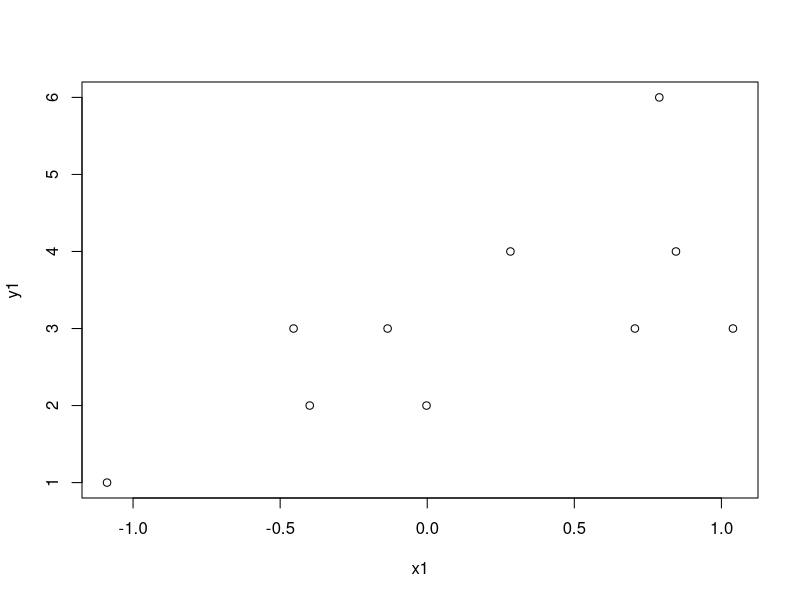
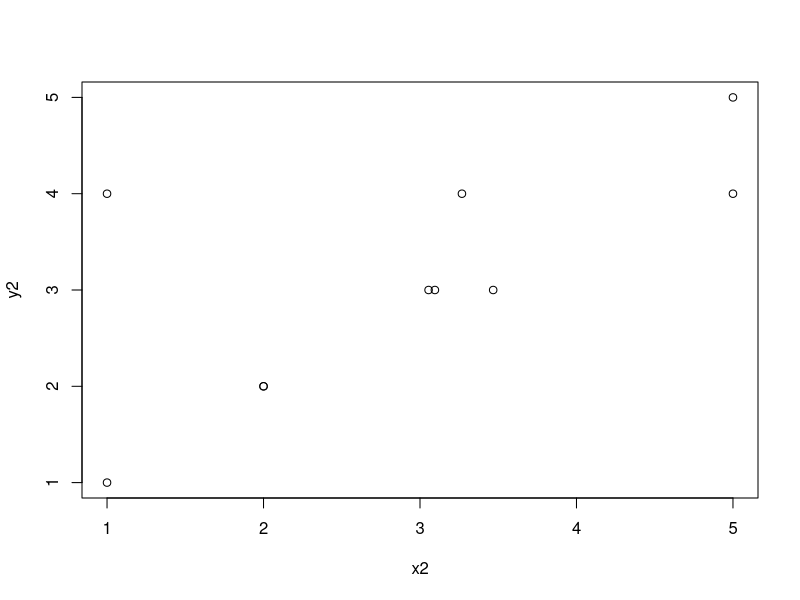
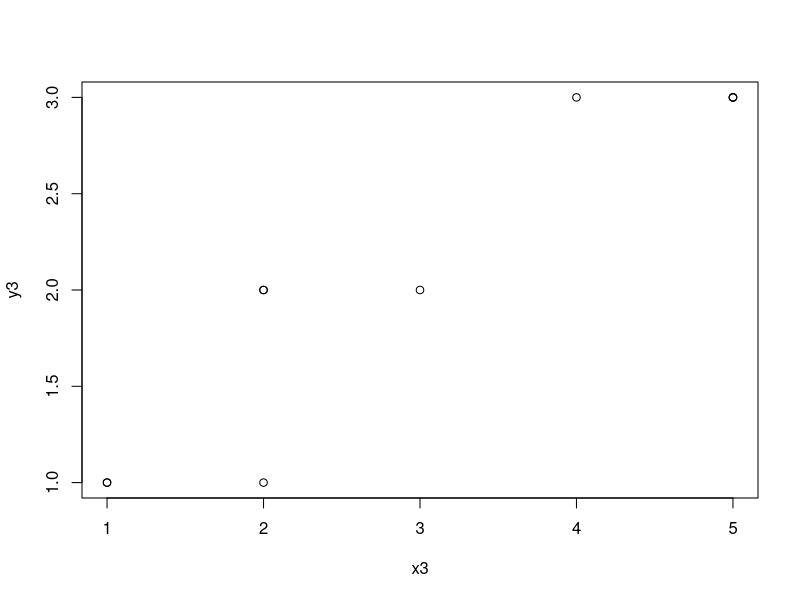
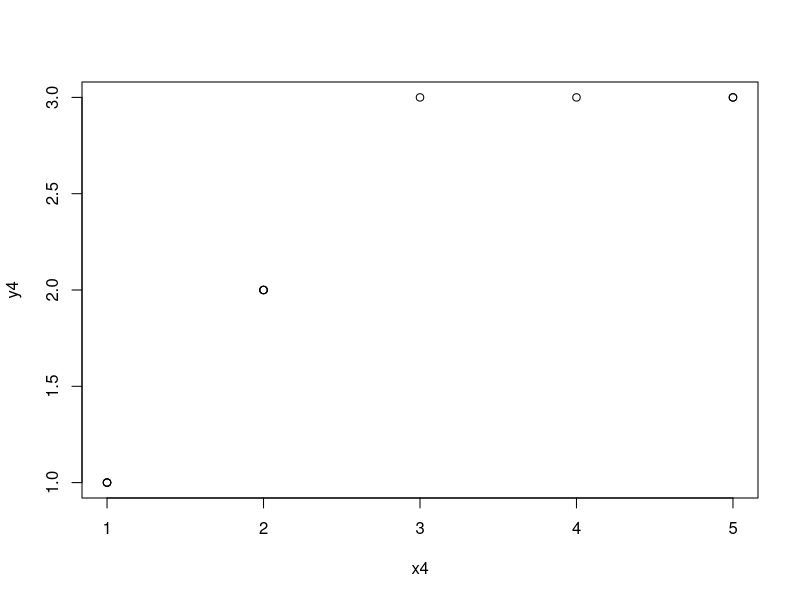
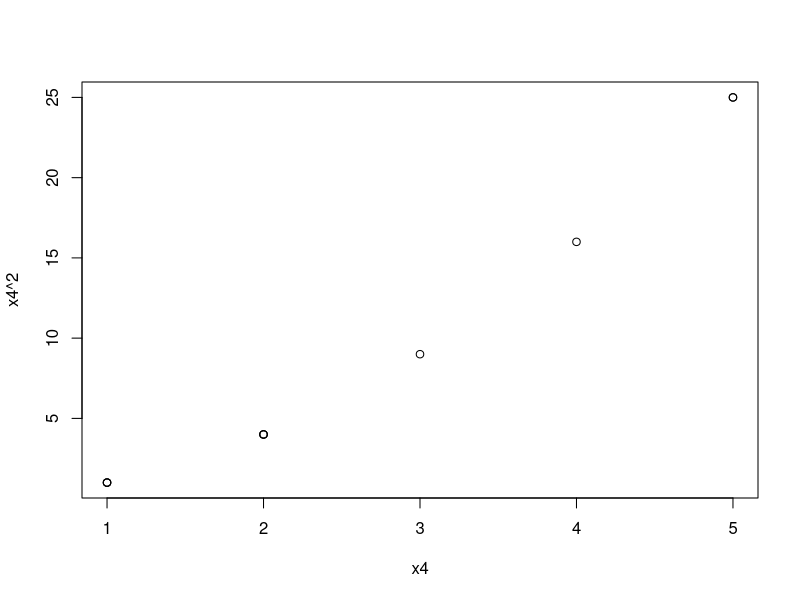

The R source for these figures, in order:
set.seed(313)

x1 <- sort(rnorm(10))
y1 <- c(rep(1, 3), rep(2, 3), rep(3, 4)) + rbinom(10, 10, 0.1)

x2 <- c(rep(1, 2), rep(2, 2), runif(4, 3, 4), rep(5, 2))
y2 <- c(rep(1, 3), rep(2, 3), rep(3, 4)) + rbinom(10, 10, 0.1)

x3 <- c(rep(1, 2), rep(2, 3), c(3, 4, 5, 5, 5))
y3 <- c(rep(1, 3), rep(2, 3), rep(3, 4))

x4 <- c(rep(1, 3), rep(2, 3), c(3, 4, 5, 5))
y4 <- c(rep(1, 3), rep(2, 3), rep(3, 4))

x5 <- c(rep(1, 3), rep(2, 3), c(3, 4, 4, 4))
y5 <- c(rep(1, 3), c(2, 3, 3), c(3, 4, 4, 5))

x6 <- c(rep(1, 3), rep(2, 3), c(5, 5, 5, 5))
y6 <- c(rep(1, 3), rep(2, 3), c(3, 4, 5, 6))

x7 <- c(rep(1, 3), rep(2, 3), rep(3, 3))
y7 <- c(1, 2, 3, 3, 2, 1, 2, 1, 3)

plot(x1, y1)
plot(x2, y2)
plot(x3, y3)
plot(x4, y4) # y = f(x) is weakly monotone.
plot(x4, x4**2) # y =
